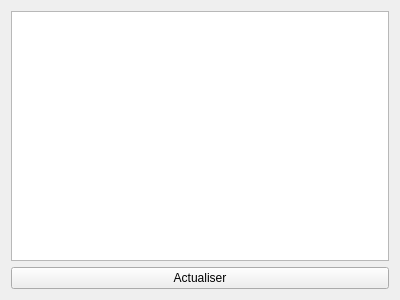
<?xml version="1.0" encoding="UTF-8"?>
<ui version="4.0">
 <class>NotesActives</class>
 <widget class="QWidget" name="NotesActives">
  <property name="geometry">
   <rect>
    <x>0</x>
    <y>0</y>
    <width>400</width>
    <height>300</height>
   </rect>
  </property>
  <property name="windowTitle">
   <string>Form</string>
  </property>
  <layout class="QVBoxLayout" name="verticalLayout_2">
   <item>
    <widget class="QListWidget" name="listWidget"/>
   </item>
   <item>
    <widget class="QPushButton" name="actualiser">
     <property name="text">
      <string>Actualiser</string>
     </property>
    </widget>
   </item>
  </layout>
 </widget>
 <resources/>
 <connections/>
</ui>
